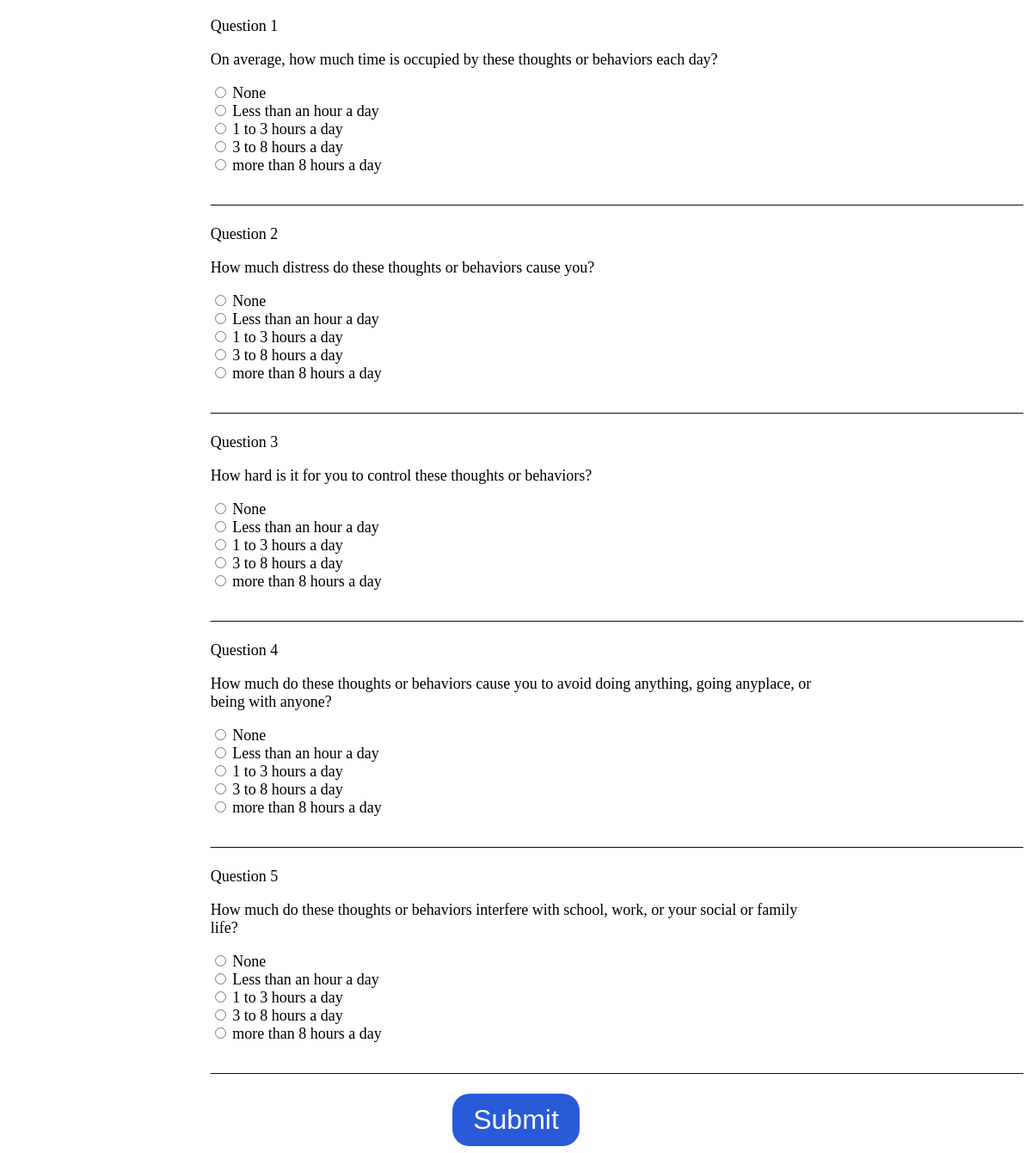
The app's page /test/L2/ADULT/RT_B?test_exam=RT_B with its own data.
### tables this page shows
CREATE TABLE L2_ADULT_RT_B (
    Qno INTEGER PRIMARY KEY,
    Question TEXT NOT NULL,
    Option1 TEXT DEFAULT 'None',
    Option2 TEXT DEFAULT 'Less than an hour a day',
    Option3 TEXT DEFAULT '1 to 3 hours a day',
    Option4 TEXT DEFAULT '3 to 8 hours a day',
    Option5 TEXT DEFAULT 'more than 8 hours a day'
);

### models/tests/test_routes.py (the view)
@test_routes.route('/L2/<category>/RT_B', methods=['GET', 'POST'])
def level_2_rt_b(category):
    if request.method == 'POST':
        responses = []
        for i in range(1, 26):
            answer = request.form.get(f'q{i}')
            if answer is not None:
                responses.append(int(answer))
        return redirect(url_for('index'))
    else:
        conn = sqlite3.connect('wellnest01.db')
        conn.row_factory = sqlite3.Row
        c = conn.cursor()
        c.execute(f"SELECT * FROM L2_{category}_RT_B")
        data = c.fetchall()
        conn.close()
        return render_template('test_level_2_rt_b.html', data=data, category=category)

### templates/test_level_2_rt_b.html (shortened to what this page needs)
<!DOCTYPE html>
<html lang="en">
<head>
</head>
<body>
    <form action="{{ url_for('test_routes.level_2_rt_b', category=category) }}" method="post">
        {% for question in data %}
            <div class="question-container">
                <p>Question {{ question['Qno'] }}</p>
                <p>{{ question['Question'] }}</p>
                <label>
                    <input type="radio" name="q{{ question['Qno'] }}" value="0" required>
                    {{ question['Option1'] }}
                </label><br>
                <label>
                    <input type="radio" name="q{{ question['Qno'] }}" value="1">
                    {{ question['Option2'] }}
                </label><br>
                <label>
                    <input type="radio" name="q{{ question['Qno'] }}" value="2">
                    {{ question['Option3'] }}
                </label><br>
                <label>
                    <input type="radio" name="q{{ question['Qno'] }}" value="3">
                    {{ question['Option4'] }}
                </label><br>
                <label>
                    <input type="radio" name="q{{ question['Qno'] }}" value="4">
                    {{ question['Option5'] }}
                </label>
                <p>_________________________________________________________________________________________________________</p>
            </div>
        {% endfor %}
        <input type="submit" value="Submit" class="submit-button">
    </form>
</body>
</html>

### templates/test_level_2_rt_b.html (style rules this page uses)
body { font-size: 18px; text-align: center; }
.question-container { margin: 20px auto; width: 60%; text-align: left; }
.submit-button { background-color: #295ad7; color: white; padding: 12px 24px; border: none; cursor: pointer; font-size: 32px; border-radius: 20px; }

### records on screen
L2_ADULT_RT_B: Qno "1", Question "On average, how much time is occupied by these thoughts or behaviors each day?", Option1 "None", Option2 "Less than an hour a day", Option3 "1 to 3 hours a day", Option4 "3 to 8 hours a day", Option5 "more than 8 hours a day"
L2_ADULT_RT_B: Qno "2", Question "How much distress do these thoughts or behaviors cause you?", Option1 "None", Option2 "Less than an hour a day", Option3 "1 to 3 hours a day", Option4 "3 to 8 hours a day", Option5 "more than 8 hours a day"
L2_ADULT_RT_B: Qno "3", Question "How hard is it for you to control these thoughts or behaviors?", Option1 "None", Option2 "Less than an hour a day", Option3 "1 to 3 hours a day", Option4 "3 to 8 hours a day", Option5 "more than 8 hours a day"
L2_ADULT_RT_B: Qno "4", Question "How much do these thoughts or behaviors cause you to avoid doing anything, going anyplace, or being with anyone?", Option1 "None", Option2 "Less than an hour a day", Option3 "1 to 3 hours a day", Option4 "3 to 8 hours a day", Option5 "more than 8 hours a day"
L2_ADULT_RT_B: Qno "5", Question "How much do these thoughts or behaviors interfere with school, work, or your social or family life?", Option1 "None", Option2 "Less than an hour a day", Option3 "1 to 3 hours a day", Option4 "3 to 8 hours a day", Option5 "more than 8 hours a day"
